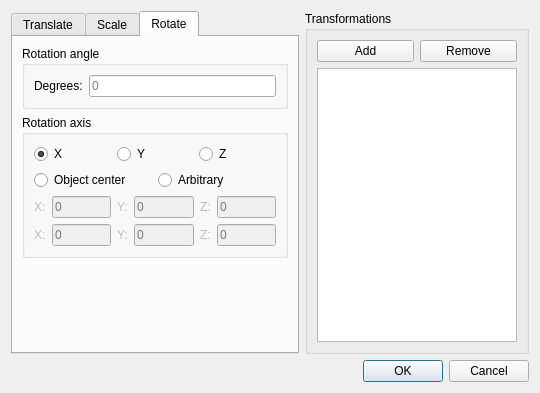
<?xml version="1.0" encoding="UTF-8"?>
<ui version="4.0">
 <class>TransformDialog</class>
 <widget class="QDialog" name="TransformDialog">
  <property name="geometry">
   <rect>
    <x>0</x>
    <y>0</y>
    <width>540</width>
    <height>393</height>
   </rect>
  </property>
  <property name="minimumSize">
   <size>
    <width>0</width>
    <height>0</height>
   </size>
  </property>
  <property name="windowTitle">
   <string>Transform</string>
  </property>
  <layout class="QVBoxLayout" name="verticalLayout">
   <item>
    <layout class="QHBoxLayout" name="horizontalLayout">
     <item>
      <widget class="QTabWidget" name="tabWidgetTransformations">
       <property name="minimumSize">
        <size>
         <width>288</width>
         <height>0</height>
        </size>
       </property>
       <property name="currentIndex">
        <number>2</number>
       </property>
       <widget class="QWidget" name="tab_translate">
        <attribute name="title">
         <string>Translate</string>
        </attribute>
        <layout class="QVBoxLayout" name="verticalLayout_6">
         <item>
          <widget class="QGroupBox" name="groupBoxTranslate">
           <property name="title">
            <string>Translate amount</string>
           </property>
           <layout class="QHBoxLayout" name="horizontalLayout_6">
            <item>
             <widget class="QLabel" name="label_Dx">
              <property name="text">
               <string>DX:</string>
              </property>
             </widget>
            </item>
            <item>
             <widget class="QLineEdit" name="inputTranslateDx">
              <property name="inputMask">
               <string/>
              </property>
              <property name="placeholderText">
               <string>0</string>
              </property>
             </widget>
            </item>
            <item>
             <widget class="QLabel" name="label_Dy">
              <property name="text">
               <string>DY:</string>
              </property>
             </widget>
            </item>
            <item>
             <widget class="QLineEdit" name="inputTranslateDy">
              <property name="placeholderText">
               <string>0</string>
              </property>
             </widget>
            </item>
            <item>
             <widget class="QLabel" name="label_Dz">
              <property name="text">
               <string>DZ:</string>
              </property>
             </widget>
            </item>
            <item>
             <widget class="QLineEdit" name="inputTranslateDz">
              <property name="placeholderText">
               <string>0</string>
              </property>
             </widget>
            </item>
           </layout>
          </widget>
         </item>
         <item>
          <spacer name="verticalSpacer_1">
           <property name="orientation">
            <enum>Qt::Orientation::Vertical</enum>
           </property>
           <property name="sizeHint" stdset="0">
            <size>
             <width>20</width>
             <height>40</height>
            </size>
           </property>
          </spacer>
         </item>
        </layout>
       </widget>
       <widget class="QWidget" name="tab_scale">
        <attribute name="title">
         <string>Scale</string>
        </attribute>
        <layout class="QVBoxLayout" name="verticalLayout_7">
         <item>
          <widget class="QGroupBox" name="groupBoxScale">
           <property name="title">
            <string>Scale amount</string>
           </property>
           <layout class="QHBoxLayout" name="horizontalLayout_5">
            <item>
             <widget class="QLabel" name="label_scaleSx">
              <property name="text">
               <string>SX:</string>
              </property>
             </widget>
            </item>
            <item>
             <widget class="QLineEdit" name="inputScaleSx">
              <property name="placeholderText">
               <string>0</string>
              </property>
             </widget>
            </item>
            <item>
             <widget class="QCheckBox" name="checkBoxScaleAspect">
              <property name="toolTip">
               <string>Keep aspect</string>
              </property>
              <property name="text">
               <string/>
              </property>
              <property name="checked">
               <bool>true</bool>
              </property>
             </widget>
            </item>
            <item>
             <widget class="QLabel" name="label_scaleSy">
              <property name="enabled">
               <bool>false</bool>
              </property>
              <property name="text">
               <string>SY:</string>
              </property>
             </widget>
            </item>
            <item>
             <widget class="QLineEdit" name="inputScaleSy">
              <property name="enabled">
               <bool>false</bool>
              </property>
              <property name="placeholderText">
               <string>0</string>
              </property>
             </widget>
            </item>
            <item>
             <widget class="QLabel" name="label_scaleSz">
              <property name="enabled">
               <bool>false</bool>
              </property>
              <property name="text">
               <string>SZ:</string>
              </property>
             </widget>
            </item>
            <item>
             <widget class="QLineEdit" name="inputScaleSz">
              <property name="enabled">
               <bool>false</bool>
              </property>
              <property name="placeholderText">
               <string>0</string>
              </property>
             </widget>
            </item>
           </layout>
          </widget>
         </item>
         <item>
          <spacer name="verticalSpacer">
           <property name="orientation">
            <enum>Qt::Orientation::Vertical</enum>
           </property>
           <property name="sizeHint" stdset="0">
            <size>
             <width>20</width>
             <height>211</height>
            </size>
           </property>
          </spacer>
         </item>
        </layout>
       </widget>
       <widget class="QWidget" name="tab_rotate">
        <attribute name="title">
         <string>Rotate</string>
        </attribute>
        <layout class="QVBoxLayout" name="verticalLayout_5">
         <item>
          <widget class="QGroupBox" name="groupBoxRotationAngle">
           <property name="title">
            <string>Rotation angle</string>
           </property>
           <layout class="QHBoxLayout" name="horizontalLayout_3">
            <item>
             <widget class="QLabel" name="label_rotationDegrees">
              <property name="text">
               <string>Degrees:</string>
              </property>
             </widget>
            </item>
            <item>
             <widget class="QLineEdit" name="inputRotationAngle">
              <property name="placeholderText">
               <string>0</string>
              </property>
             </widget>
            </item>
           </layout>
          </widget>
         </item>
         <item>
          <widget class="QGroupBox" name="groupBoxRotationPoint">
           <property name="enabled">
            <bool>true</bool>
           </property>
           <property name="minimumSize">
            <size>
             <width>0</width>
             <height>0</height>
            </size>
           </property>
           <property name="title">
            <string>Rotation axis</string>
           </property>
           <layout class="QVBoxLayout" name="verticalLayout_3">
            <item>
             <layout class="QHBoxLayout" name="layoutAxis">
              <item>
               <widget class="QRadioButton" name="radioAxisX">
                <property name="text">
                 <string>X</string>
                </property>
                <property name="checked">
                 <bool>true</bool>
                </property>
               </widget>
              </item>
              <item>
               <widget class="QRadioButton" name="radioAxisY">
                <property name="text">
                 <string>Y</string>
                </property>
               </widget>
              </item>
              <item>
               <widget class="QRadioButton" name="radioAxisZ">
                <property name="text">
                 <string>Z</string>
                </property>
               </widget>
              </item>
             </layout>
            </item>
            <item>
             <layout class="QHBoxLayout" name="layoutCustomAxis">
              <item>
               <widget class="QRadioButton" name="radioAxisCenter">
                <property name="text">
                 <string>Object center</string>
                </property>
               </widget>
              </item>
              <item>
               <widget class="QRadioButton" name="radioAxisArbitrary">
                <property name="text">
                 <string>Arbitrary</string>
                </property>
               </widget>
              </item>
             </layout>
            </item>
            <item>
             <layout class="QHBoxLayout" name="layoutVectorStart">
              <item>
               <widget class="QLabel" name="label_PointX1">
                <property name="enabled">
                 <bool>false</bool>
                </property>
                <property name="text">
                 <string>X:</string>
                </property>
               </widget>
              </item>
              <item>
               <widget class="QLineEdit" name="inputRotationPointX1">
                <property name="enabled">
                 <bool>false</bool>
                </property>
                <property name="placeholderText">
                 <string>0</string>
                </property>
               </widget>
              </item>
              <item>
               <widget class="QLabel" name="label_PointY1">
                <property name="enabled">
                 <bool>false</bool>
                </property>
                <property name="text">
                 <string>Y:</string>
                </property>
               </widget>
              </item>
              <item>
               <widget class="QLineEdit" name="inputRotationPointY1">
                <property name="enabled">
                 <bool>false</bool>
                </property>
                <property name="placeholderText">
                 <string>0</string>
                </property>
               </widget>
              </item>
              <item>
               <widget class="QLabel" name="label_PointZ1">
                <property name="enabled">
                 <bool>false</bool>
                </property>
                <property name="text">
                 <string>Z:</string>
                </property>
               </widget>
              </item>
              <item>
               <widget class="QLineEdit" name="inputRotationPointZ1">
                <property name="enabled">
                 <bool>false</bool>
                </property>
                <property name="placeholderText">
                 <string>0</string>
                </property>
               </widget>
              </item>
             </layout>
            </item>
            <item>
             <layout class="QHBoxLayout" name="layoutVectorEnd">
              <item>
               <widget class="QLabel" name="label_PointX2">
                <property name="enabled">
                 <bool>false</bool>
                </property>
                <property name="text">
                 <string>X:</string>
                </property>
               </widget>
              </item>
              <item>
               <widget class="QLineEdit" name="inputRotationPointX2">
                <property name="enabled">
                 <bool>false</bool>
                </property>
                <property name="placeholderText">
                 <string>0</string>
                </property>
               </widget>
              </item>
              <item>
               <widget class="QLabel" name="label_PointY2">
                <property name="enabled">
                 <bool>false</bool>
                </property>
                <property name="text">
                 <string>Y:</string>
                </property>
               </widget>
              </item>
              <item>
               <widget class="QLineEdit" name="inputRotationPointY2">
                <property name="enabled">
                 <bool>false</bool>
                </property>
                <property name="placeholderText">
                 <string>0</string>
                </property>
               </widget>
              </item>
              <item>
               <widget class="QLabel" name="label_PointZ2">
                <property name="enabled">
                 <bool>false</bool>
                </property>
                <property name="text">
                 <string>Z:</string>
                </property>
               </widget>
              </item>
              <item>
               <widget class="QLineEdit" name="inputRotationPointZ2">
                <property name="enabled">
                 <bool>false</bool>
                </property>
                <property name="placeholderText">
                 <string>0</string>
                </property>
               </widget>
              </item>
             </layout>
            </item>
           </layout>
          </widget>
         </item>
         <item>
          <spacer name="verticalSpacer_3">
           <property name="orientation">
            <enum>Qt::Orientation::Vertical</enum>
           </property>
           <property name="sizeHint" stdset="0">
            <size>
             <width>20</width>
             <height>40</height>
            </size>
           </property>
          </spacer>
         </item>
        </layout>
       </widget>
      </widget>
     </item>
     <item>
      <widget class="QGroupBox" name="groupBox_TransformationList">
       <property name="title">
        <string>Transformations</string>
       </property>
       <layout class="QVBoxLayout" name="verticalLayout_4">
        <item>
         <layout class="QVBoxLayout" name="verticalLayout_2">
          <item>
           <layout class="QHBoxLayout" name="horizontalLayout_2">
            <item>
             <widget class="QPushButton" name="buttonTransformationAdd">
              <property name="text">
               <string>Add</string>
              </property>
             </widget>
            </item>
            <item>
             <widget class="QPushButton" name="buttonTransformationRemove">
              <property name="text">
               <string>Remove</string>
              </property>
             </widget>
            </item>
           </layout>
          </item>
          <item>
           <widget class="QListWidget" name="listTransformations">
            <property name="sizePolicy">
             <sizepolicy hsizetype="Fixed" vsizetype="Expanding">
              <horstretch>0</horstretch>
              <verstretch>0</verstretch>
             </sizepolicy>
            </property>
            <property name="minimumSize">
             <size>
              <width>200</width>
              <height>0</height>
             </size>
            </property>
            <property name="maximumSize">
             <size>
              <width>200</width>
              <height>16777215</height>
             </size>
            </property>
           </widget>
          </item>
         </layout>
        </item>
       </layout>
      </widget>
     </item>
    </layout>
   </item>
   <item>
    <widget class="QDialogButtonBox" name="buttonBox">
     <property name="orientation">
      <enum>Qt::Orientation::Horizontal</enum>
     </property>
     <property name="standardButtons">
      <set>QDialogButtonBox::StandardButton::Cancel|QDialogButtonBox::StandardButton::Ok</set>
     </property>
    </widget>
   </item>
  </layout>
 </widget>
 <resources/>
 <connections>
  <connection>
   <sender>buttonBox</sender>
   <signal>accepted()</signal>
   <receiver>TransformDialog</receiver>
   <slot>accept()</slot>
   <hints>
    <hint type="sourcelabel">
     <x>248</x>
     <y>254</y>
    </hint>
    <hint type="destinationlabel">
     <x>157</x>
     <y>274</y>
    </hint>
   </hints>
  </connection>
  <connection>
   <sender>buttonBox</sender>
   <signal>rejected()</signal>
   <receiver>TransformDialog</receiver>
   <slot>reject()</slot>
   <hints>
    <hint type="sourcelabel">
     <x>316</x>
     <y>260</y>
    </hint>
    <hint type="destinationlabel">
     <x>286</x>
     <y>274</y>
    </hint>
   </hints>
  </connection>
 </connections>
</ui>
